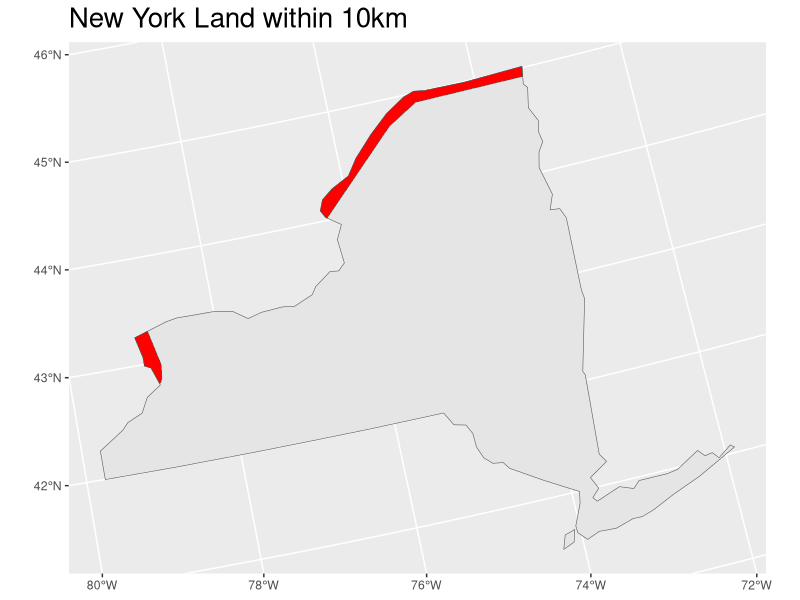

Source code (R):
library(spData)
library(sf)
library(tidyverse)
library(units)
# library(units) #this one is optional, but can help with unit conversions.

#load 'world' data from spData package
data(world)  
# load 'states' boundaries from spData package
data(us_states)
# plot(world[1])  #plot if desired
# plot(us_states[1]) #plot if desired

albers="+proj=aea +lat_1=29.5 +lat_2=45.5 +lat_0=37.5 +lon_0=-96 +x_0=0 +y_0=0 +ellps=GRS80 +datum=NAD83 +units=m +no_defs"

world_new <- st_transform(world, albers)

Canada <- world_new %>%
  filter(name_long == "Canada")
Canada_bu <- st_buffer(Canada, 10000)

us_states_new <- st_transform(us_states, albers)

New_York <- us_states_new %>%
  filter(NAME == "New York")

border <- st_intersection(Canada_bu, New_York)

ggplot() +
  geom_sf(data = New_York) +
  geom_sf(data = border, fill = "red") +
  labs(title = "New York Land within 10km") +
  theme(plot.title = element_text(size = 20))

area_border <- st_area(border)
area_border_km <- set_units(area_border, km^2)
